Frame 1 (no input): blank canvas, image omitted
Frame 60 (the mouse pressed at the canvas centre just before this capture): blank canvas, image omitted
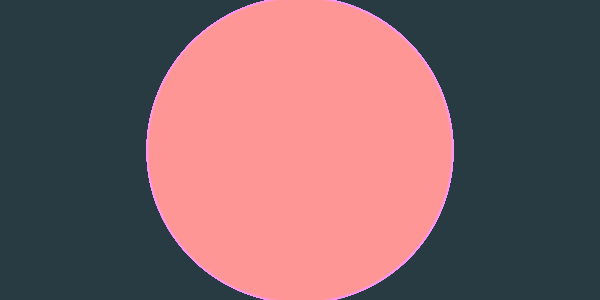
Frame 120 (the mouse held since frame 60 and released just before this capture)

The Processing sketch whose frames 1 and 60 were blank and that drew this single picture after the mouse press (run headless with seeded random() and noise(); from frame 60 on, the mouse is pressed at the canvas centre):

// Processing sketch: processing_113850
// ── processing_113850.pde

//Make Circles & Line
//Test 005 [Date:20131006] Wayne Lin
//e-mail:ration.Lin@gmail.com
//N76014045 林瑞勛

//圓形漸層

void setup() {

  size(600, 300);
  smooth();
  background(40, 59, 67);
}

void draw() {

  stroke(mouseX, mouseY, mouseX+mouseY, 120);
  strokeWeight(2);


  if (mousePressed) {
    fill(mouseX, mouseY, mouseX-mouseY);
  } 
  else {
    
    fill(mouseX/2, mouseY, mouseX+mouseY);
  }


  float centerX = width/2;
  float centerY = height/2;

  ellipse(centerX, centerY, mouseX+5, mouseX+5);
}
